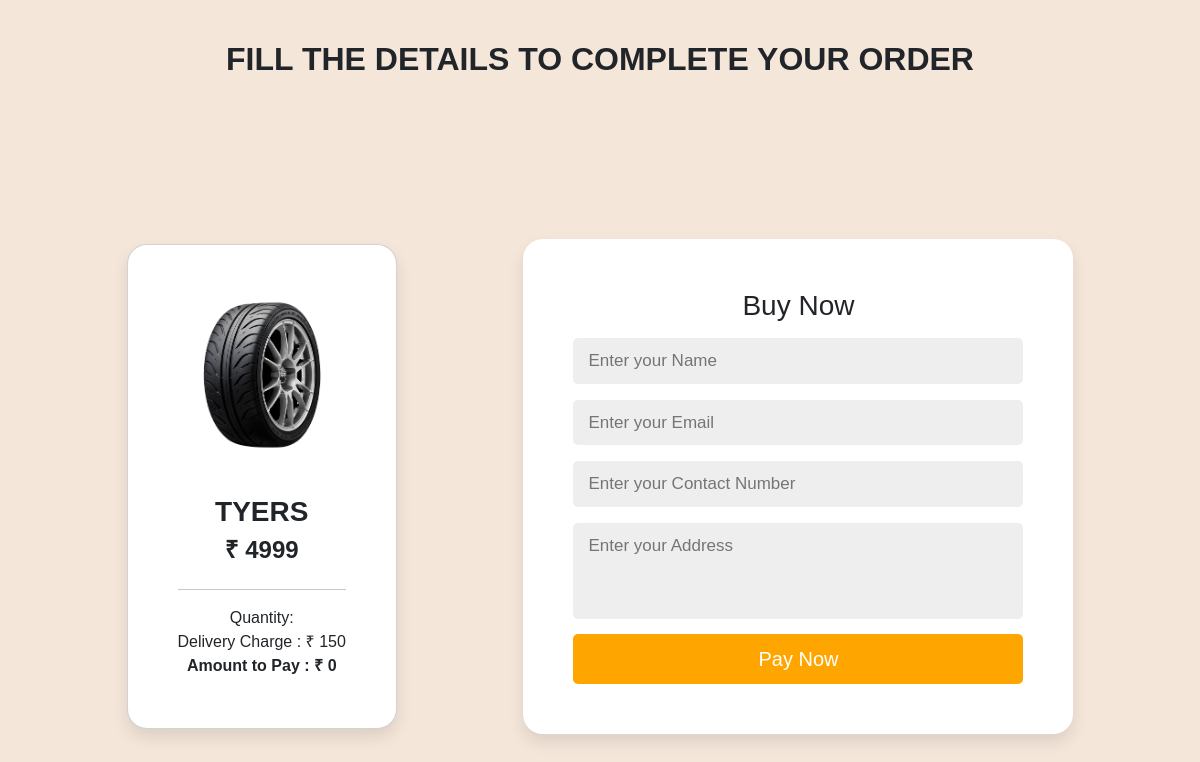
The app's page /order.php?id=1 with its own data.
### tables this page shows
CREATE TABLE `parts` (
  `ID` int(11) NOT NULL,
  `p_name` varchar(50) NOT NULL,
  `p_price` int(20) NOT NULL,
  `p_quantity` int(20) NOT NULL,
  `Image` varchar(255) NOT NULL
);

### order.php (the view, shortened to what this page needs)
<?php
include 'connect.php';
if (isset($_GET['id'])) {
    $id = $_GET['id'];
    $sql = "SELECT * FROM parts WHERE ID = '$id'";
    $result = mysqli_query($conn, $sql);
    $data = mysqli_fetch_array($result);
    $pname = $data['p_name'];
    $pprice = $data['p_price'];
    $dcharge = 150;
    $pimg = $data['Image'];
} else {
    echo "No Product found";
}
$pquantity = $_POST['quantity'];
$tprice = $pprice + $dcharge;
$t_price = $tprice * $pquantity;
?>
<!DOCTYPE html>
<html>
<head>
    <link rel="stylesheet" href="https://cdn.jsdelivr.net/npm/bootstrap@5.2.2/dist/css/bootstrap.min.css"
>
    <link rel='stylesheet' type='text/css' media='screen' href='order.css'>
</head>
<body>
    <section class="order_details">
        <h2>Fill the details to complete your order</h2>
        <div class="card-info">
            <div class="p-info">
                <div class="card">
                    <?php echo "<img class='box-img' src='img/" . basename($pimg) . "' alt='Car Image'><br>" ?>
                    <h3>
                        <?php echo $pname; ?>
                    </h3>
                    <h4>
                        ₹
                        <?php echo $pprice; ?>
                    </h4>
                    <hr>
                    <div class="pricing">
                        <div>
                            <span>Quantity:</span>
                        </div>
                        <div>
                            <span>Delivery Charge : </span>₹
                            <?php echo $dcharge; ?>
                        </div>
                        <div class="amount">
                            <span>Amount to Pay : </span>₹
                            <?php echo $t_price; ?>
                        </div>
                    </div>
                </div>
            </div>
            <div class="form-container">
                <form action="pay.php?id=<?php echo $oid; ?>" method="post">
                    <h3>Buy Now</h3>
                    <input type="text" name="name" required placeholder="Enter your Name" class="box">
                    <input type="email" name="email" placeholder="Enter your Email" required class="box">
                    <input type="number" name="contact" required placeholder="Enter your Contact Number" class="box">
                    <textarea type="text" name="address" rows="3" required placeholder="Enter your Address" class="text-box"></textarea>
                    <button type="submit" name="submit" value="Pay Now" class="form-btn">Pay Now</button>
                </form>
            </div>
        </div>
    </section>
</body>
</html>

### order.php (style rules this page uses)
* { font-family: "Jost", sans-serif; margin: 0; padding: 0; box-sizing: border-box; outline: none; border: none; text-decoration: none; }
:root { --box-shadow: 0 0.5rem 1rem rgba(0, 0, 0, 0.1); --main-color: #ffa500; --bg-color: #fff; }
.order_details { background: #f5e6da; }
.order_details h2 { font-weight: bold; text-transform: uppercase; text-align: center; padding-top: 40px; }
.card-info { display: flex; justify-content: space-evenly; }
.box-img { width: 100%; height: 160px; object-fit: contain; object-position: center; margin-bottom: 1rem; }
.amount { font-weight: bolder; }
.card h3 { text-transform: uppercase; font-weight: bold; }
.card h4 { font-weight: bold; }
.p-info, .form-container { min-height: 100vh; display: flex; align-items: center; }
.form-container form, .card-info .p-info .card { padding: 50px; border-radius: 20px; box-shadow: var(--box-shadow); background: #fff; text-align: center; max-width: 550px; }
.form-container form input, .form-container form select { width: 100%; padding: 10px 15px; font-size: 17px; margin: 8px 0; background: #eee; border-radius: 5px; }
.form-container form .form-btn { padding: 10px 15px; border-radius: 5px; width: 100%; background: var(--main-color); color: var(--bg-color); text-transform: capitalize; font-size: 20px; cursor: pointer; }
.form-container form .text-box { width: 100%; padding: 10px 15px; font-size: 17px; margin: 8px 0; background: #eee; border-radius: 5px; resize: none; overflow: hidden; }

### records on screen
parts: Image (picture), p_name "TYERS", p_price "4999", p_price "0"

### other values on screen
$dcharge "150"
